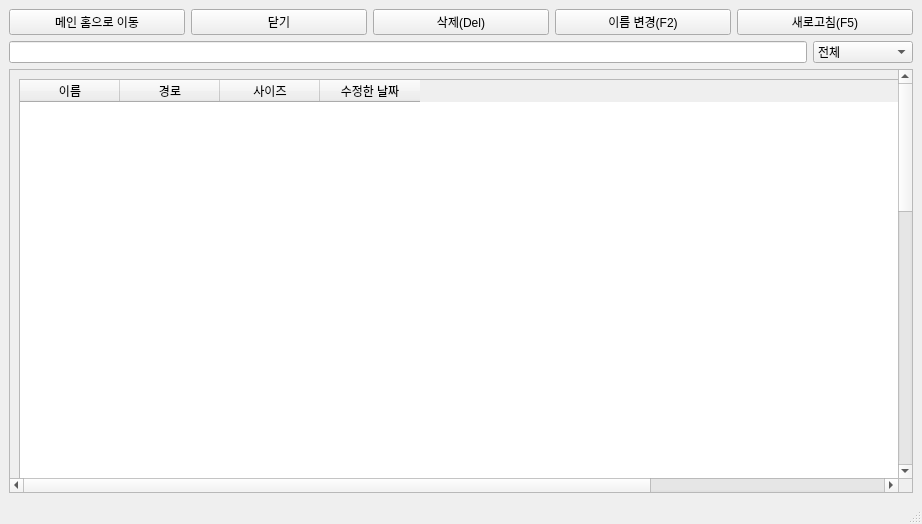
<?xml version="1.0" encoding="UTF-8"?>
<ui version="4.0">
 <class>MainWindow</class>
 <widget class="QMainWindow" name="MainWindow">
  <property name="geometry">
   <rect>
    <x>0</x>
    <y>0</y>
    <width>922</width>
    <height>524</height>
   </rect>
  </property>
  <property name="windowTitle">
   <string>MainWindow</string>
  </property>
  <property name="styleSheet">
   <string notr="true"/>
  </property>
  <widget class="QWidget" name="centralwidget">
   <layout class="QVBoxLayout" name="verticalLayout">
    <item>
     <layout class="QHBoxLayout" name="horizontalLayout_2">
      <item>
       <widget class="QPushButton" name="Btn_home">
        <property name="text">
         <string>메인 홈으로 이동</string>
        </property>
       </widget>
      </item>
      <item>
       <widget class="QPushButton" name="Btn_close">
        <property name="text">
         <string>닫기</string>
        </property>
       </widget>
      </item>
      <item>
       <widget class="QPushButton" name="Btn_delete">
        <property name="text">
         <string>삭제(Del)</string>
        </property>
       </widget>
      </item>
      <item>
       <widget class="QPushButton" name="Btn_f2">
        <property name="text">
         <string>이름 변경(F2)</string>
        </property>
       </widget>
      </item>
      <item>
       <widget class="QPushButton" name="Btn_refresh">
        <property name="text">
         <string>새로고침(F5)</string>
        </property>
       </widget>
      </item>
     </layout>
    </item>
    <item>
     <layout class="QHBoxLayout" name="horizontalLayout">
      <item>
       <widget class="QLineEdit" name="lineEdit">
        <property name="styleSheet">
         <string notr="true"/>
        </property>
       </widget>
      </item>
      <item>
       <widget class="QComboBox" name="comboBox">
        <property name="minimumSize">
         <size>
          <width>100</width>
          <height>22</height>
         </size>
        </property>
        <property name="maximumSize">
         <size>
          <width>150</width>
          <height>22</height>
         </size>
        </property>
        <item>
         <property name="text">
          <string>전체</string>
         </property>
        </item>
        <item>
         <property name="text">
          <string>폴더</string>
         </property>
        </item>
        <item>
         <property name="text">
          <string>문서</string>
         </property>
        </item>
        <item>
         <property name="text">
          <string>실행파일</string>
         </property>
        </item>
       </widget>
      </item>
     </layout>
    </item>
    <item>
     <widget class="QScrollArea" name="scrollArea_2">
      <property name="styleSheet">
       <string notr="true"/>
      </property>
      <property name="widgetResizable">
       <bool>true</bool>
      </property>
      <widget class="QWidget" name="scrollAreaWidgetContents_2">
       <property name="geometry">
        <rect>
         <x>0</x>
         <y>0</y>
         <width>1218</width>
         <height>1218</height>
        </rect>
       </property>
       <layout class="QHBoxLayout" name="horizontalLayout_3">
        <item>
         <widget class="QTableWidget" name="tableWidget">
          <property name="enabled">
           <bool>true</bool>
          </property>
          <property name="sizePolicy">
           <sizepolicy hsizetype="Expanding" vsizetype="Expanding">
            <horstretch>0</horstretch>
            <verstretch>0</verstretch>
           </sizepolicy>
          </property>
          <property name="minimumSize">
           <size>
            <width>1200</width>
            <height>1200</height>
           </size>
          </property>
          <property name="sizeIncrement">
           <size>
            <width>0</width>
            <height>0</height>
           </size>
          </property>
          <property name="mouseTracking">
           <bool>false</bool>
          </property>
          <column>
           <property name="text">
            <string>이름</string>
           </property>
          </column>
          <column>
           <property name="text">
            <string>경로</string>
           </property>
          </column>
          <column>
           <property name="text">
            <string>사이즈</string>
           </property>
          </column>
          <column>
           <property name="text">
            <string>수정한 날짜</string>
           </property>
          </column>
         </widget>
        </item>
       </layout>
      </widget>
     </widget>
    </item>
   </layout>
  </widget>
  <widget class="QStatusBar" name="statusbar"/>
 </widget>
 <resources/>
 <connections/>
</ui>
